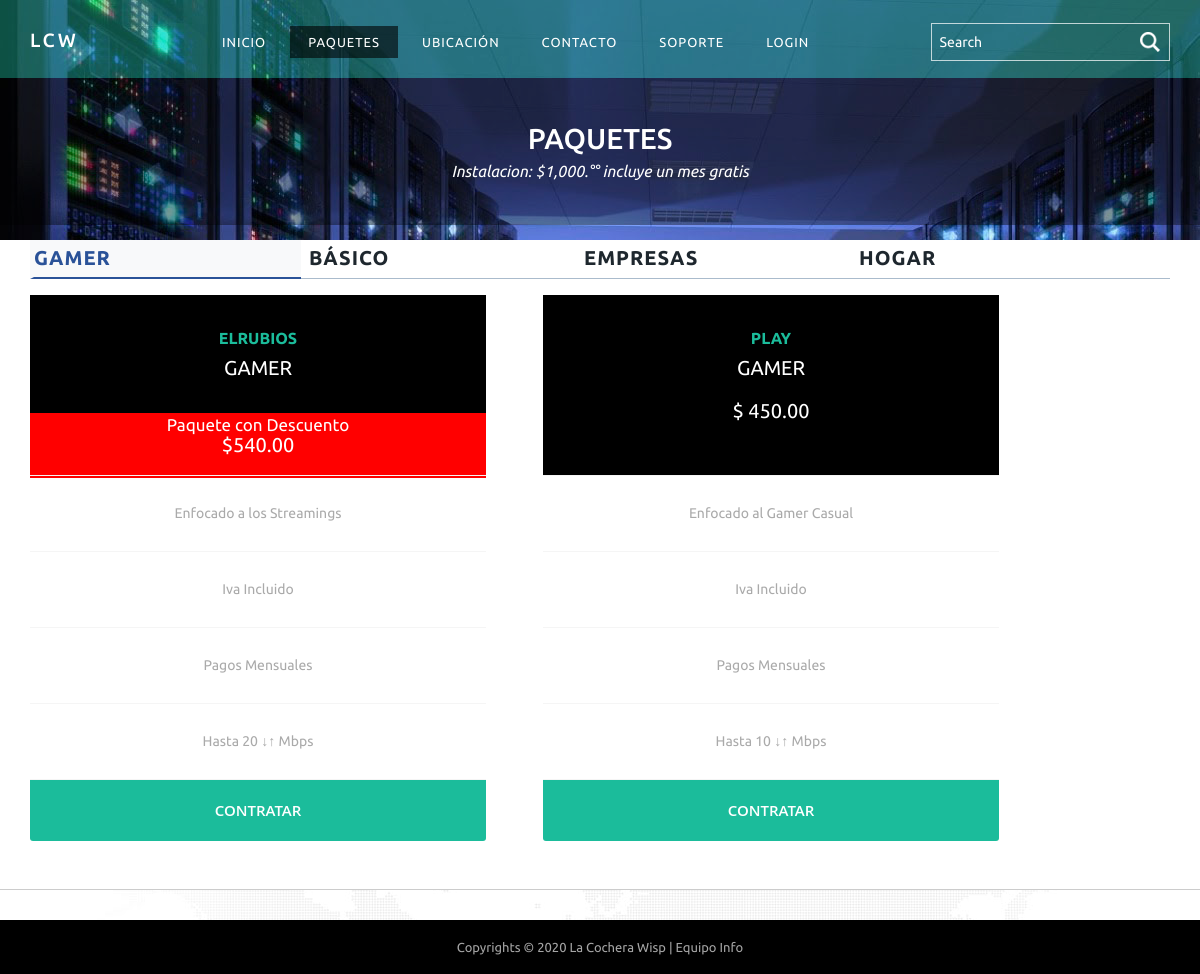
/paquetes.php, run on the app's committed database.
### tables this page shows
CREATE TABLE `paquetes` (
  `idPaquete` int(11) NOT NULL AUTO_INCREMENT,
  `idCategoria` int(11) NOT NULL,
  `nombrepaquete` varchar(100) DEFAULT NULL,
  `megas` varchar(100) DEFAULT NULL,
  `descripcion` text DEFAULT NULL,
  `imagen` varchar(100) DEFAULT NULL,
  `precio` decimal(10,0) DEFAULT NULL,
  `descuento` decimal(10,2) DEFAULT NULL,
  PRIMARY KEY (`idPaquete`),
  KEY `idCategoria` (`idCategoria`),
  CONSTRAINT `paquetes_ibfk_1` FOREIGN KEY (`idCategoria`) REFERENCES `categorias` (`idCategoria`)
);

CREATE TABLE `categorias` (
  `idCategoria` int(11) NOT NULL AUTO_INCREMENT,
  `Categoria` text DEFAULT NULL,
  `descripcion` text DEFAULT NULL,
  PRIMARY KEY (`idCategoria`)
);

### include/conexion.php (called while the page is built, shortened)
<?php
class ConexionSql{
	private $_Conn;
	private $_Usuario;
	private $_Clave;
	private $_BaseDatos;
	private $_Servidor;
	public function __construct($Servidor,$Usuario,$Clave,$Bd)
	{
		$this->_Servidor=$Servidor;
		$this->_Usuario=$Usuario;
		$this->_Clave=$Clave;
		$this->_BaseDatos=$Bd;
	}
	public function Conectar(){
		if (!$this->_Conn= new mysqli($this->_Servidor,$this->_Usuario,$this->_Clave,$this->_BaseDatos))
		throw new Exception("Error, no se conecto al servidor ");
	}
	public function ConsultaSql($sql){
		$this->_ResultadoSql=array();
		$resultado=$this->_Conn->multi_query($sql);
		if (!$resultado)
			throw new Exception("Error en la consulta ".$sql);
		else{
			$fila=0;
			do{
				if ($result=$this->_Conn->store_result()){
					while($row=$result->fetch_row()){
						$columna=0;
						foreach($row as $valor){
							$this->_ResultadoSql[$fila][$columna]=$valor;
							$columna++;
						}
						$fila++;
					}
				}
			}while($this->_Conn->more_results() and $this->_Conn->next_result());
			return $this->_ResultadoSql;
		}
	}
}
if(isset($_ENV["HOSTNAME"]) && isset($_ENV["USERNAME"]) && isset($_ENV["PASSWORD"]) && isset($_ENV["DATABASE"])){
	$conexion = new ConexionSql($_ENV["HOSTNAME"],$_ENV["USERNAME"], $_ENV["PASSWORD"],$_ENV["DATABASE"]);
}else{
	$conexion = new ConexionSql("localhost","root", "","WISPCH");
}
?>

### paquetes.php (the view, shortened to what this page needs)
<?php
include './include/conexion.php';
$conexion->Conectar();
$paquetes = $conexion->ConsultaSql("call getPaquetes();");
?>
<!DOCTYPE HTML>
<html>
<head>
	<link href="css/bootstrap.css" rel='stylesheet' type='text/css' />
	<link href="css/style.css" rel='stylesheet' type='text/css' />
	<link href="css/nav.css" rel="stylesheet" type="text/css" media="all" />
</head>
<div class="banner inner-banner">
	<div class="header">
		<div class="container">
			<div class="logo">
				<a href="index.php">
					<h3><span>LCW</span></h3>
				</a>
			</div>
			<div class="search-bar">
				<input type="text" value="Search" onfocus="this.value = '';" onblur="if (this.value == '') {this.value = 'Search';}">
				<input type="submit" value="" />
			</div>
			<div class="banner-top">
				<ul class="nav banner-nav">
					<ul class="nav banner-nav">
						<li><a href="index.php">Inicio</a></li>
						<li><a class="active" href="paquetes.php">Paquetes</a></li>
						<li class="dropdown1"><a href="ubicacion.html">Ubicación</a></li>
						<li class="dropdown1"><a href="about.html">Contacto</a></li>
						<li class="dropdown1"><a href="support.html">Soporte</a></li>
						<li class="dropdown1"><a href="login.php">Login</a></li>
					</ul>
				</ul>
			</div>
			<div class="clearfix"> </div>
		</div>
	</div>
	<div id="breadcrumb_wrapper">
		<div class="container">
			<h3>Paquetes</h3>
			<h6>Instalacion: $1,000.°° incluye un mes gratis</h6>
		</div>
	</div>
</div>
<section class="experience py-5" id="experience">
	<div class="container py-3">
		<div class="middile-inner-con">
			<div class="tab-main mx-auto">
				<label for="tab1">GAMER</label>
				<label for="tab2"> BÁSICO</label>
				<label for="tab3"> EMPRESAS </label>
				<label for="tab4"> HOGAR</label>
				<section id="content1">
					<div class="menu-grids">
						<div class="t-in">
							<div class="text-info-sec">
								<div class="service-in text-left">
									<div class="card">
										<?php
										for ($r = 0; $r < count($paquetes); $r++) {
											if ($paquetes[$r][4] == "GAMER") {
										?>
												<div class="col-md-4 one_third pricing one_third2 ">
													<div class="pricing_top">
														<h6><?= utf8_encode($paquetes[$r][1]) ?></h6> <br>
														<p style="color: white !important;"><sup><?= utf8_encode($paquetes[$r][4]) ?></sup></p> <br>
														<?php
															if ($paquetes[$r][7] == 1) {
																echo '<div style="background-color: red; height:65px">
																<p style="font-size: 17px !important;">Paquete con Descuento</p>
																<p style="margin-top: 10px;"><sup>$'. utf8_encode($paquetes[$r][6]).'</sup> </p>
																</div>';
															}
															else{
																echo '<div style="height: 65px;"> <p style="color: white !important;"><sup> $ '. utf8_encode($paquetes[$r][6]).'</sup></p> </div>';
															}
														?>
													</div>
													<div class="pricing_middle">
														<ul>
															<li><?= $paquetes[$r][3] ?></li>
															<li>Iva Incluido</li>
															<li>Pagos Mensuales</li>
															<li>Hasta <?= utf8_encode($paquetes[$r][2]) ?> ↓↑ Mbps</li>
														</ul>
													</div>
													<div class="pricing_bottom">
														<a href="login.php">Contratar</a>
													</div>
												</div>
										<?php
											}
										}
										?>
									</div>
								</div>
							</div>
						</div>
				</section>
			</div>
		</div>
	</div>
</section>
<footer>
	<div class="copyrights">
		<div class="container">
			<p>Copyrights &copy; 2020 La Cochera Wisp | Equipo Info</p>
		</div>
	</div>
</footer>
</body>
</html>

### css/nav.css (style rules this page uses)
.nav { position: relative; margin: 0; }
ul.nav { padding: 0; list-style: none; }
.nav > li { display: inline-block; float: left; margin: 0; }
.nav > li:nth-child(1) { display: block; color: #FFED04; margin: 0; font-size: 11px; border: none; letter-spacing: 1px; background: none; }
.banner-nav > li { background: none; }
.banner-nav > li > a { font-weight: 400; font-style: normal !important; font-family: 'Ubuntu', sans-serif; padding: 7px 20px !important; color: #fff !important; margin: 0 5px! important; font-size: 14px !important; letter-spacing: 1px !important; text-transform: uppercase; }
.banner-nav > li > a.active { background: rgba(0, 0, 0, 0.6); }
.nav > li > a { padding: 0px 26px 0 15px; display: block; color: #FFED04; margin: 0; font-size: 11px; letter-spacing: 1px; }
.nav > li > ul li ul, .nav li >ul li, .nav > li > .fulldrop, .nav > li > .coldrop, .nav > li > ul, .nav > li { transition: all 0.3s ease-in-out; -moz-transition: all 0.3s ease-in-out; -webkit-transition: all 0.3s ease-in-out; -o-transition: all 0.3s ease-in-outs; }
@media all and (max-width:1280px) { .nav > li > a { 4font-size: 13px; letter-spacing: 0; } }
@media only screen and (max-width:1280px) { .banner-nav > li > a { padding: 7px 18px !important; margin: 0 3px! important; font-size: 13px !important; } }

### data on the page
paquetes: nombrepaquete "ELRUBIOS", idCategoria.Categoria "GAMER", descuento "540.00", descripcion "Enfocado a los Streamings", megas "20"
paquetes: nombrepaquete "PLAY", idCategoria.Categoria "GAMER", descuento "450.00", descripcion "Enfocado al Gamer Casual", megas "10"
